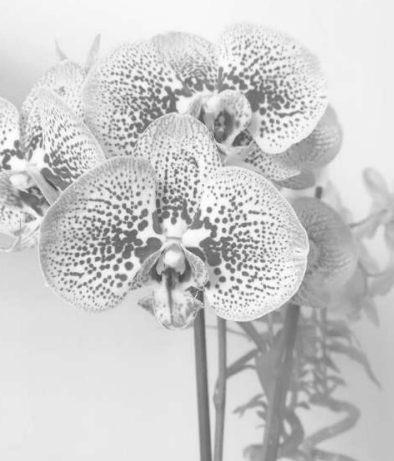
%> input picture pic1.png, 394 x 461 px
$ octave IP_MATLAB_1.m   (GNU Octave 9; MATLAB toolbox functions it lacks are replaced by stand-ins)
%> lines starting %> are read from the running program, lines starting %| are printed output that depends on the picture; in (x1, y1, x2, y2) boxes, pixels count from 0 and x2, y2 are one past the last pixel; in counts of white or black regions, pixels touching at a corner belong together; the program's own positions count from 1
% Learning and implementing Image Processing tools of MATLAB
% BASICS

% reading an image
img1 = imread('pic1.png');
%> img1 is the input picture: size 461x394x3 uint8; min 70, max 255, mean 204.1
% displaying an image
imshow(img1);
% displaying the information of the image
disp(imfinfo("pic1.png"));

% the given image is of colotype 'truecolor', which is basically a rgb type image

% in order to see information pixel-wise, we can use impixelinfo

impixelinfo(imshow(img1));

% img2 is a 255 by 255 black image
img2 = uint8(zeros(255,255));
imshow(img2);

% img3 is a 255 by 255 white image
img3 = uint8(255 * ones(255,255));
imshow(img3);

% We can interconvert images of different color types using built-in
% functions of MATLAB
[x, xmap] = rgb2ind(img1,3,"nodither");
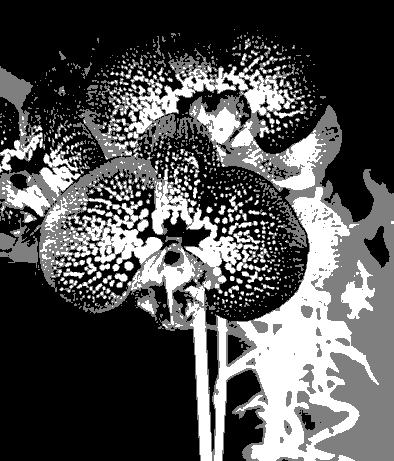
%> x: size 461x394 uint8; min 0, max 2, mean 0.65; drawn with min black and max white
%> xmap = [0.91 0.91 0.91; 0.757 0.757 0.757; 0.561 0.561 0.561]
imshow(x,xmap);
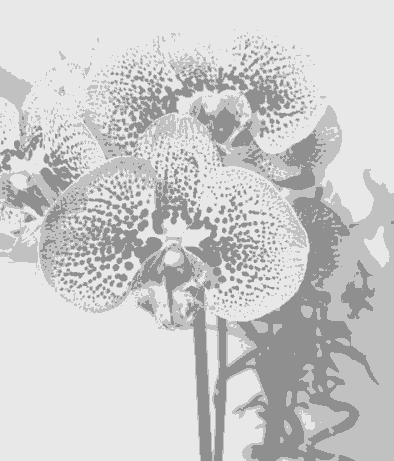
%> displayed picture: size 461x394x3, on the screen's scale of 0 to 255; min 143, max 232, mean 204.4

% modifying the image img1 using some property extraction
c = uint8(255* (img1>150));
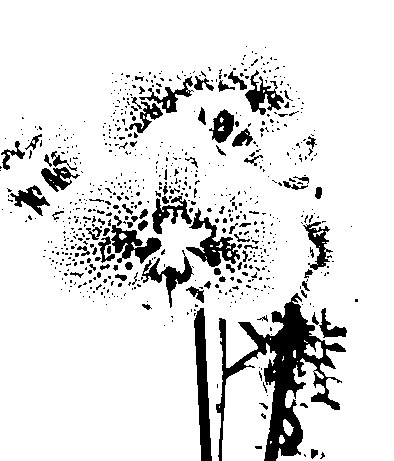
%> c: size 461x394x3 uint8; 88.1% white; 692 black regions (601 under 20 px), largest, box (x1, y1, x2, y2) and area: (216, 293, 346, 461) 6479, (194, 308, 212, 461) 1544, (186, 208, 240, 267) 1067
imshow(c);
% c is modified_pic1 in modified images folder
